Frame 1 (no input): blank canvas, image omitted
Frame 60 (the mouse pressed at the canvas centre just before this capture): blank canvas, image omitted
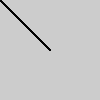
Frame 120 (the mouse held since frame 60 and released just before this capture)

The Processing sketch whose frames 1 and 60 were blank and that drew this single picture after the mouse press (run headless with seeded random() and noise(); from frame 60 on, the mouse is pressed at the canvas centre):

// Processing sketch: linea2
// ── linea2.pde
//Práctica 00: Calentando motores
//02
//line()

//Taller "Identidad generativa con Processing"
//Imparte: Julián Pérez - info@julian-perez.com  
//Escuela de verano 2019 - Escuela de diseño Arte Diez - Madrid

void setup(){
}

void draw(){
line(0,0,mouseX,mouseY);
}
